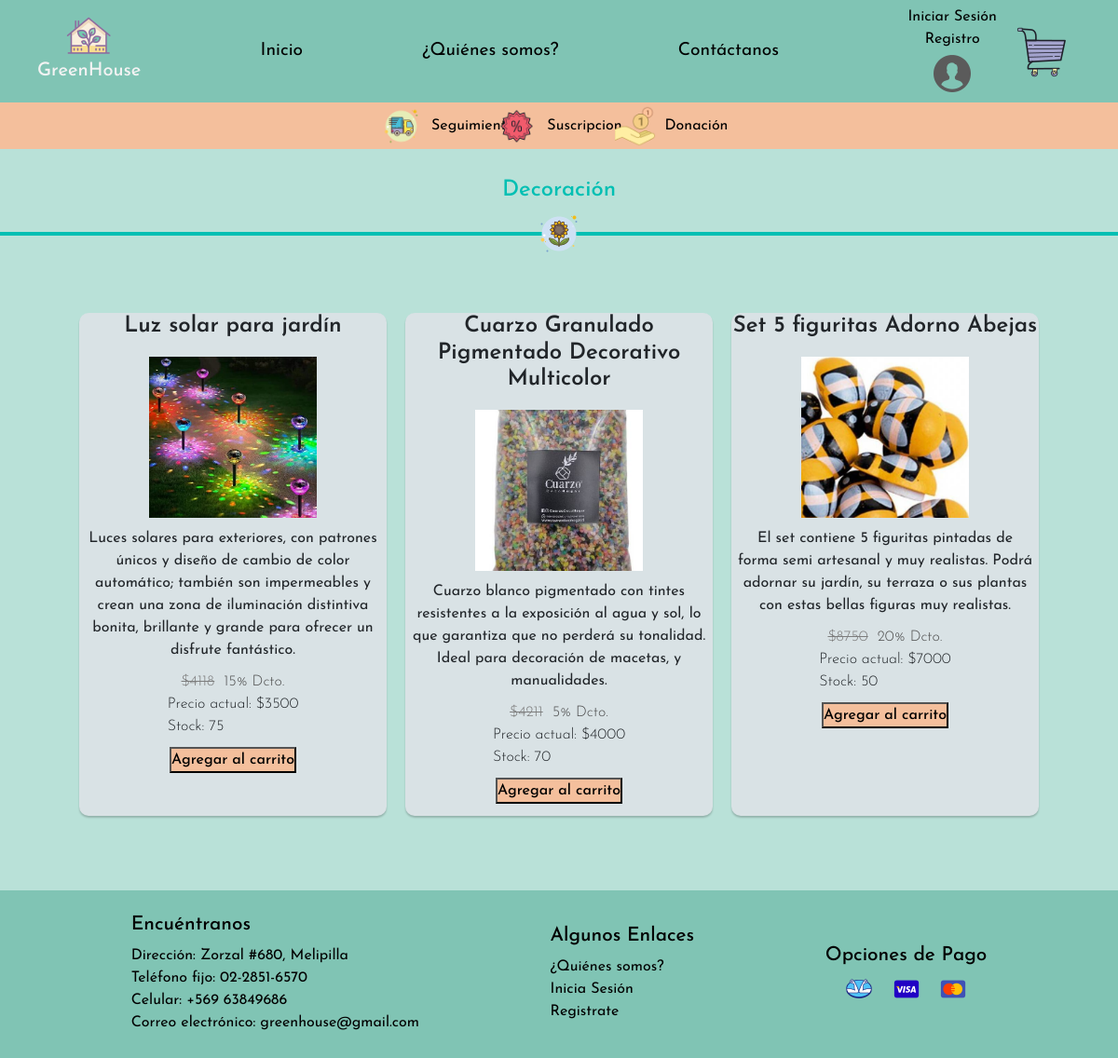
Screenshot of /decoracion with the database file from the repository.
### core/models.py (models this page shows, shortened)
class Producto(models.Model):
    codigo = models.CharField(max_length=4, primary_key=True)
    nombre = models.CharField(max_length=80, blank=True)
    detalle = models.CharField(max_length=450)
    precio = models.IntegerField()
    stock = models.IntegerField()
    imagen = models.CharField(max_length=200)
    oferta = models.BooleanField()
    categoria = models.ForeignKey(to=Categoria, on_delete=models.CASCADE)
    porcentaje_oferta = models.IntegerField(default=0)
    def tachado(self):
        if self.oferta:
            return "$" + str(round(self.precio / (1 - (self.porcentaje_oferta / 100))))
        return ""
    def descuento(self):
        if self.oferta:
            return str(self.porcentaje_oferta) + "% Dcto."
        return ""

### core/views.py (the view)
# urls.py: path("decoracion", decoracion, name="decoracion"),
def decoracion(request):
    decoracion = Producto.objects.filter(categoria=Categoria.objects.get(nombre="Decoración"))
    return render(request, 'core/decoracion.html', {"decoracion":decoracion, "carro":request.session.get("carro", [])})

### core/templates/core/decoracion.html (shortened to what this page needs)
{% extends 'core/base.html' %}
{% load static %}
{% block css %}
<link rel="stylesheet" href="{% static 'css/estilo_decoracion.css' %}">
{% endblock %}
{% block content %}
    <section class="divisor">
        <h4>Decoración</h4>
        <img src="{% static 'img/icons8_sunflower_50px.png' %}" alt="">
    </section>
<div class="catalogo-decoracion">
    {% for i in decoracion %}
        <div class="decoracion">
            <div class="img">
                <h4>{{ i.nombre }}</h4>
                <img src="{% static i.imagen %}">
            </div>
            <div class="info-producto">
                <p>{{ i.detalle }}</p>
            </div>
            <div class="datos-nro">
                <div class="datos-oferta">
                    <p class="precio-producto">{{ i.tachado }}</p>
                    <br>
                    <p>{{ i.descuento }}</p>
                </div>
                <div class="datos-nro2">
                    <p class="precio-producto2">Precio actual: ${{ i.precio }}</p>
                    <p class="stock-producto">Stock: {{ i.stock }}</p>
                </div>
            </div>
            <div class="productos-btns">
                <button type="button" class="btn-cart"><a href="{% url 'addtocar' i.codigo %}">Agregar al carrito</a></a><span></span></button>
            </div>
        </div>
    {% endfor %}
</div>
{% endblock %}

### core/static/css/base.css (style rules this page uses)
body { background-color: #B9E1D8 !important; background-size: cover; background-attachment: fixed; display: flex; flex-direction: column; justify-content: space-between; min-height: 100vh; align-items: center; }

### core/static/css/estilo_decoracion.css (style rules this page uses)
* { margin: 0; padding: 0; font-family: 'Josefin Sans', sans-serif; }
body { background-color: #B9E1D8 !important; background-size: cover; background-attachment: fixed; }
.divisor { width: 100%; padding: 30px 0px; }
.divisor > h4 { color: #00BFB3; text-align: center; }
.divisor > img { display: block; margin: 0 auto; position: relative; margin-top: -57px; background-color: transparent; }
.catalogo-decoracion { width: 100%; max-width: 1200px; height: auto; display: flex; flex-wrap: wrap; justify-content: center; align-items: center; margin: 20px; }
.catalogo-decoracion .decoracion { width: 330px; height: 540px; border-radius: 10px; box-shadow: 0 2px 2px rgba(0, 0, 0, 0.2); overflow: hidden; margin: 10px; text-align: center; transition: all 0.25s; background-color: #D9E2E5; justify-content: center; float: left; }
.img img { width: 200px; height: auto; padding: 10px; }
.img h4 { font-weight: 600; }
.datos-nro { display: flex; flex-direction: column; align-items: center; margin: 10px 0; }
.datos-oferta { padding: 0 1rem; font-size: 16px; font-weight: 300; text-align: justify; display: flex; flex-direction: row; color: #4b4b4b; }
p { margin: 0px 5px; }
.datos-nro2 p { padding: 0 1rem; font-size: 16px; font-weight: 300; text-align: justify; display: flex; flex-direction: column; }
.precio-producto { color: #7c7c7c; display: inline-block; text-decoration: line-through; }
.productos-btns { display: flex; justify-content: center; }
.productos-btns button { background-color: #F4BF9C; text-decoration: none; }
.catalogo-decoracion .decoracion a { font-weight: 500; text-decoration: none; color: #000000; }
.stock-producto { display: inline-block; }

### rows the page displays
Producto: nombre "Luz solar para jardín", imagen (picture), detalle "Luces solares para exteriores, con patrones únicos y diseño de cambio de color automático; también son impermeables y crean una zona de iluminación distintiva bonita, brillante y grande para ofrecer un disfrute fantástico.", tachado "$4118", descuento "15% Dcto.", precio "3500", stock "75"
Producto: nombre "Cuarzo Granulado Pigmentado Decorativo Multicolor", imagen (picture), detalle "Cuarzo blanco pigmentado con tintes resistentes a la exposición al agua y sol, lo que garantiza que no perderá su tonalidad. Ideal para decoración de macetas, y manualidades.", tachado "$4211", descuento "5% Dcto.", precio "4000", stock "70"
Producto: nombre "Set 5 figuritas Adorno Abejas", imagen (picture), detalle "El set contiene 5 figuritas pintadas de forma semi artesanal y muy realistas. Podrá adornar su jardín, su terraza o sus plantas con estas bellas figuras muy realistas.", tachado "$8750", descuento "20% Dcto.", precio "7000", stock "50"
